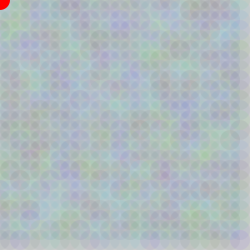
Frame 1 (no input)
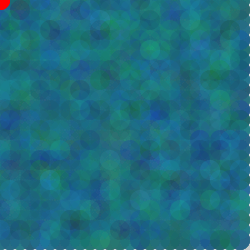
Frame 60 (the mouse pressed at the canvas centre just before this capture)
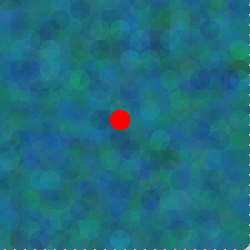
Frame 120 (the mouse held since frame 60 and released just before this capture)

The Processing sketch that drew these frames (run headless with seeded random() and noise(); from frame 60 on, the mouse is pressed at the canvas centre):

// Processing sketch: processing_6276
// ── processing_6276.pde

int blocksize;


 void setup() {
   frameRate(60);
   size(250,250);
   blocksize = 20;
   noStroke();
 }

 void draw() {
   
   for(int y=0; y<height; y+=blocksize/2) {
     for(int x=0; x<width; x+=blocksize/2) {
       fill(random(0,64),random(0,223),random(255), 15);
       ellipse(x,y,blocksize,blocksize);
     }
   }
   int specialX = mouseX - (mouseX % blocksize);
   int specialY = mouseY - (mouseY % blocksize);
   fill(255,0,0);
   ellipse(specialX, specialY, blocksize, blocksize);
 }

 
